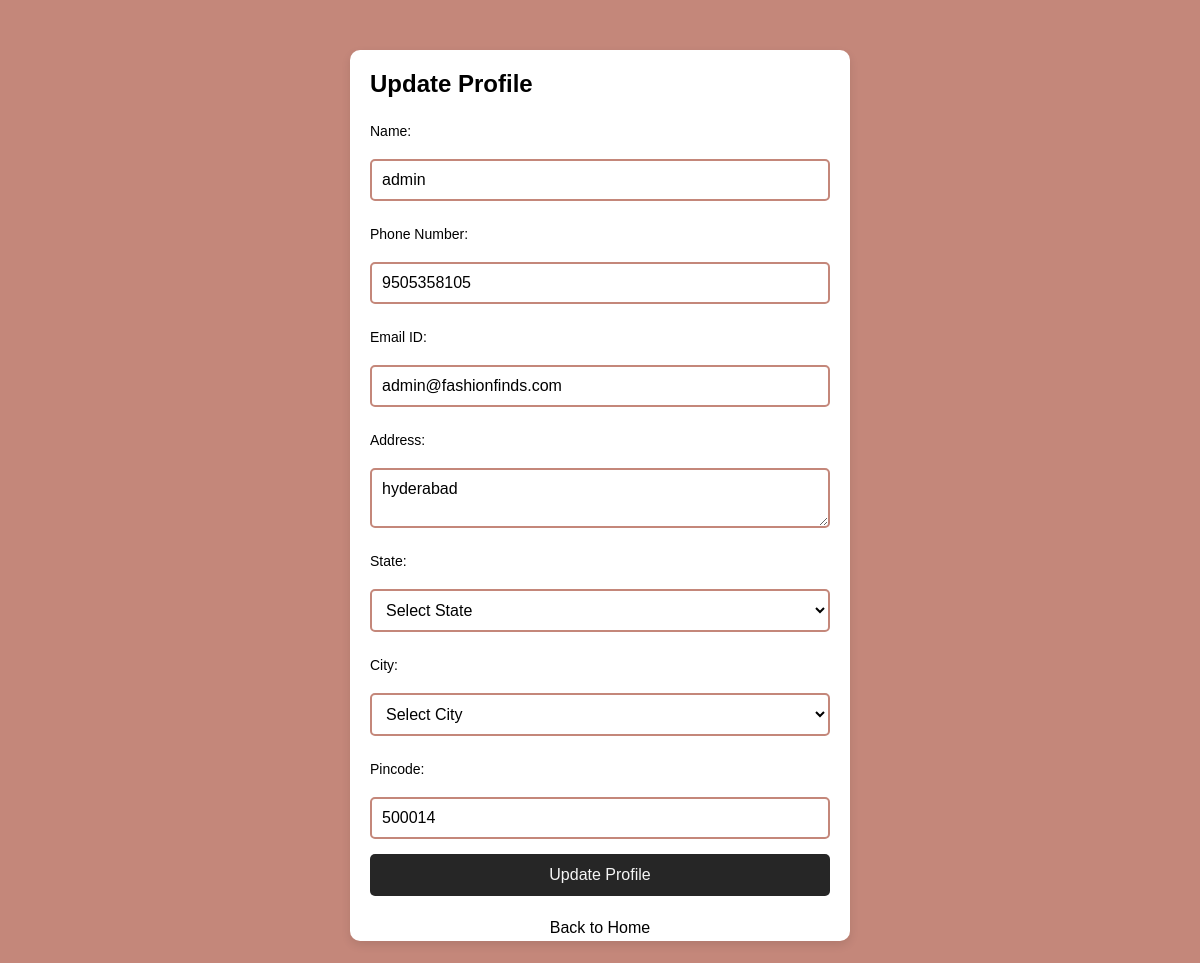
The app's page /auth/update-profile (signed in), older data.
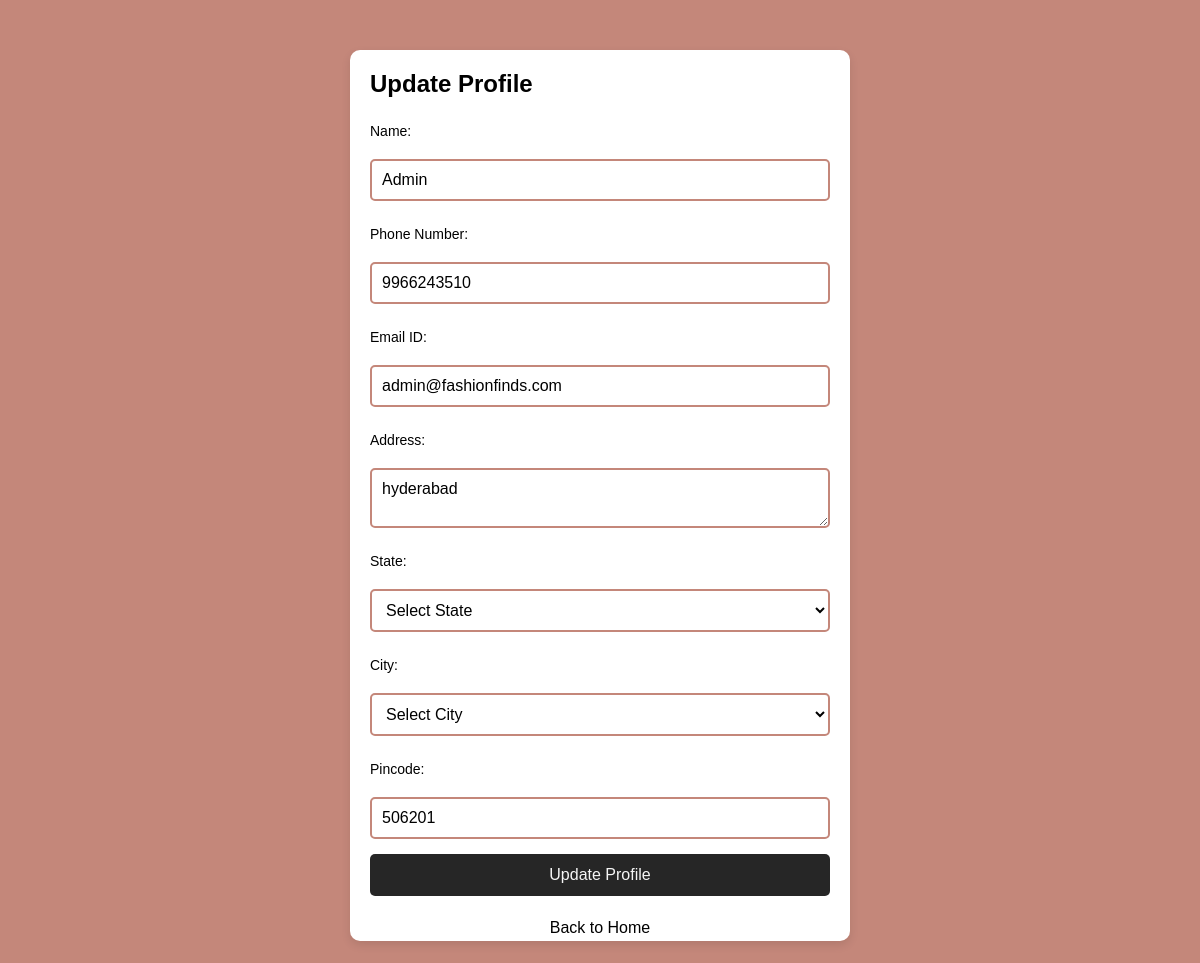
The same page, newer data.
### app/models.py (models this page shows, shortened)
class User(db.Model, UserMixin):
    __tablename__ = 'users'
    id = db.Column(db.Integer, primary_key=True)
    name = db.Column(db.String(100), nullable=False)
    phone = db.Column(db.String(15), nullable=False)
    email = db.Column(db.String(100), unique=True, nullable=False)
    password = db.Column(db.String(255), nullable=False)
    address = db.Column(db.Text, nullable=False)
    state = db.Column(db.String(50), nullable=False)
    city = db.Column(db.String(50), nullable=False)
    pincode = db.Column(db.String(10), nullable=False)
    reset_token = db.Column(db.String(255), nullable=True)
    reset_token_expiry = db.Column(db.DateTime, nullable=True)
    approved = db.Column(db.Boolean, default=False)
    role = db.Column(db.String(10), nullable=False)

### app/auth.py (the view, shortened to what this page needs)
@auth_bp.route("/update-profile", methods=["GET", "POST"])
@login_required
def update_profile():
    return render_template("update_profile.html")

### app/templates/update_profile.html (shortened to what this page needs)
<!DOCTYPE html>
<html lang="en">
<head>
    <link rel="stylesheet" href="{{ url_for('static', filename='css/style.css') }}">
</head>
<body class="body-class">
    <div class="update-profile-container">
        <form id="updateProfileForm" method="POST">
            <h2>Update Profile</h2>
            <label for="name">Name:</label>
            <input type="text" id="name" name="name" value="{{ current_user.name }}" required>
            <label for="phone">Phone Number:</label>
            <input type="tel" id="phone" name="phone" value="{{ current_user.phone }}" required>
            <label for="email">Email ID:</label>
            <input type="email" id="email" name="email" value="{{ current_user.email }}" required readonly disabled>
            <label for="address">Address:</label>
            <textarea id="address" name="address" required>{{ current_user.address }}</textarea>
            <label for="state">State:</label>
            <select id="state" name="state" required>
                <option value="">Select State</option>
            </select>
            <label for="city">City:</label>
            <select id="city" name="city" required>
                <option value="">Select City</option>
            </select>
            <label for="pincode">Pincode:</label>
            <input type="text" id="pincode" name="pincode" value="{{ current_user.pincode }}" required>
            <button type="submit">Update Profile</button>
            <p><a href="{{ url_for('auth.home') }}">Back to Home</a></p>
        </form>
    </div>
</body>
</html>

Row changes from the older to the newer data that the page shows:
changed User "admin@fashionfinds.com": name "admin" → "Admin"; phone "9505358105" → "9966243510"; pincode "500014" → "506201"
